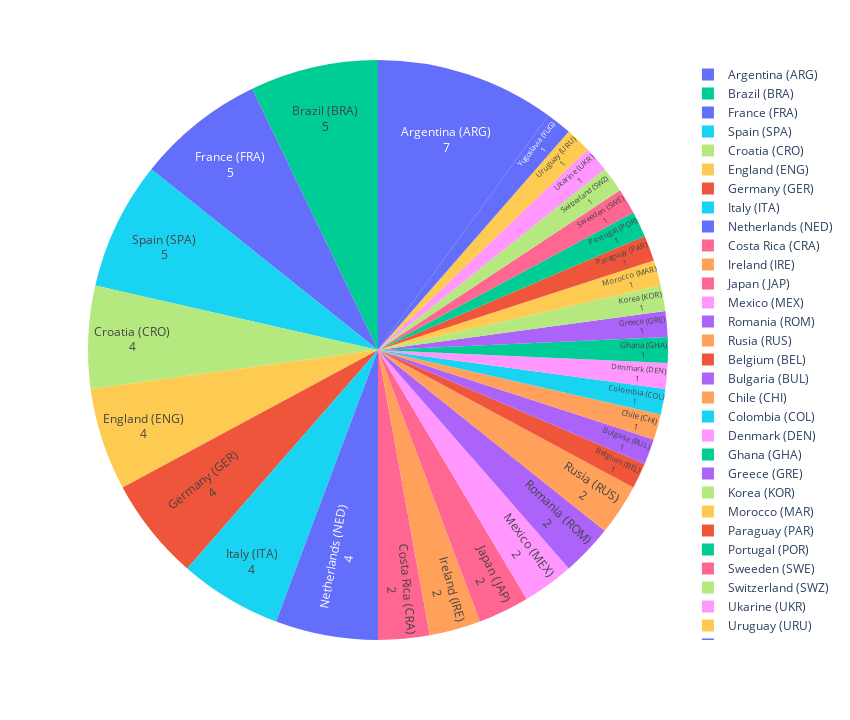

Write notebook code for a chart like this one.
### Markdown cell above
We make a pie chart and one dataframe

### Code cell
figMA = px.pie(MostAppear, values=MostAppear['Appears'], names=MostAppear['Countries'].unique(),
             color =MostAppear['Countries'].unique())
figMA.update_traces(textposition='inside',
                  textinfo='value+label',
                  sort=True)
figMA.update_layout(width=850, height=720)
figMA.show()

### Figure 1 — Plotly figure (JSON) as saved in the notebook; plotly's stock layout.template omitted (floating-point values rounded to 4 significant figures)
{"data": [{"customdata": [["Argentina (ARG)"], ["Belgium (BEL)"], ["Brazil (BRA)"], ["Bulgaria (BUL)"], ["Chile (CHI)"], ["Colombia (COL)"], ["Costa Rica (CRA)"], ["Croatia (CRO)"], ["Denmark (DEN)"], ["England (ENG)"], ["France (FRA)"], ["Germany (GER)"], ["Ghana (GHA)"], ["Greece (GRE)"], ["Ireland (IRE)"], ["Italy (ITA)"], ["Japan (JAP)"], ["Korea (KOR)"], ["Mexico (MEX)"], ["Morocco (MAR)"], ["Netherlands (NED)"], ["Paraguay (PAR)"], ["Portugal (POR)"], ["Romania (ROM)"], ["Rusia (RUS)"], ["Spain (SPA)"], ["Sweeden (SWE)"], ["Switzerland (SWZ)"], ["Ukarine (UKR)"], ["Uruguay (URU)"], ["Yugoslavia (YUG)"]], "domain": {"x": [0, 1], "y": [0, 1]}, "hovertemplate": "label=%{label}<br>Appears=%{value}<br>color=%{customdata[0]}<extra></extra>", "labels": ["Argentina (ARG)", "Belgium (BEL)", "Brazil (BRA)", "Bulgaria (BUL)", "Chile (CHI)", "Colombia (COL)", "Costa Rica (CRA)", "Croatia (CRO)", "Denmark (DEN)", "England (ENG)", "France (FRA)", "Germany (GER)", "Ghana (GHA)", "Greece (GRE)", "Ireland (IRE)", "Italy (ITA)", "Japan (JAP)", "Korea (KOR)", "Mexico (MEX)", "Morocco (MAR)", "Netherlands (NED)", "Paraguay (PAR)", "Portugal (POR)", "Romania (ROM)", "Rusia (RUS)", "Spain (SPA)", "Sweeden (SWE)", "Switzerland (SWZ)", "Ukarine (UKR)", "Uruguay (URU)", "Yugoslavia (YUG)"], "legendgroup": "", "marker": {"colors": ["#636efa", "#EF553B", "#00cc96", "#ab63fa", "#FFA15A", "#19d3f3", "#FF6692", "#B6E880", "#FF97FF", "#FECB52", "#636efa", "#EF553B", "#00cc96", "#ab63fa", "#FFA15A", "#19d3f3", "#FF6692", "#B6E880", "#FF97FF", "#FECB52", "#636efa", "#EF553B", "#00cc96", "#ab63fa", "#FFA15A", "#19d3f3", "#FF6692", "#B6E880", "#FF97FF", "#FECB52", "#636efa"]}, "name": "", "showlegend": true, "sort": true, "textinfo": "value+label", "textposition": "inside", "type": "pie", "values": [7, 1, 5, 1, 1, 1, 2, 4, 1, 4, 5, 4, 1, 1, 2, 4, 2, 1, 2, 1, 4, 1, 1, 2, 2, 5, 1, 1, 1, 1, 1]}], "layout": {"height": 720, "legend": {"tracegroupgap": 0}, "margin": {"t": 60}, "width": 850}}
